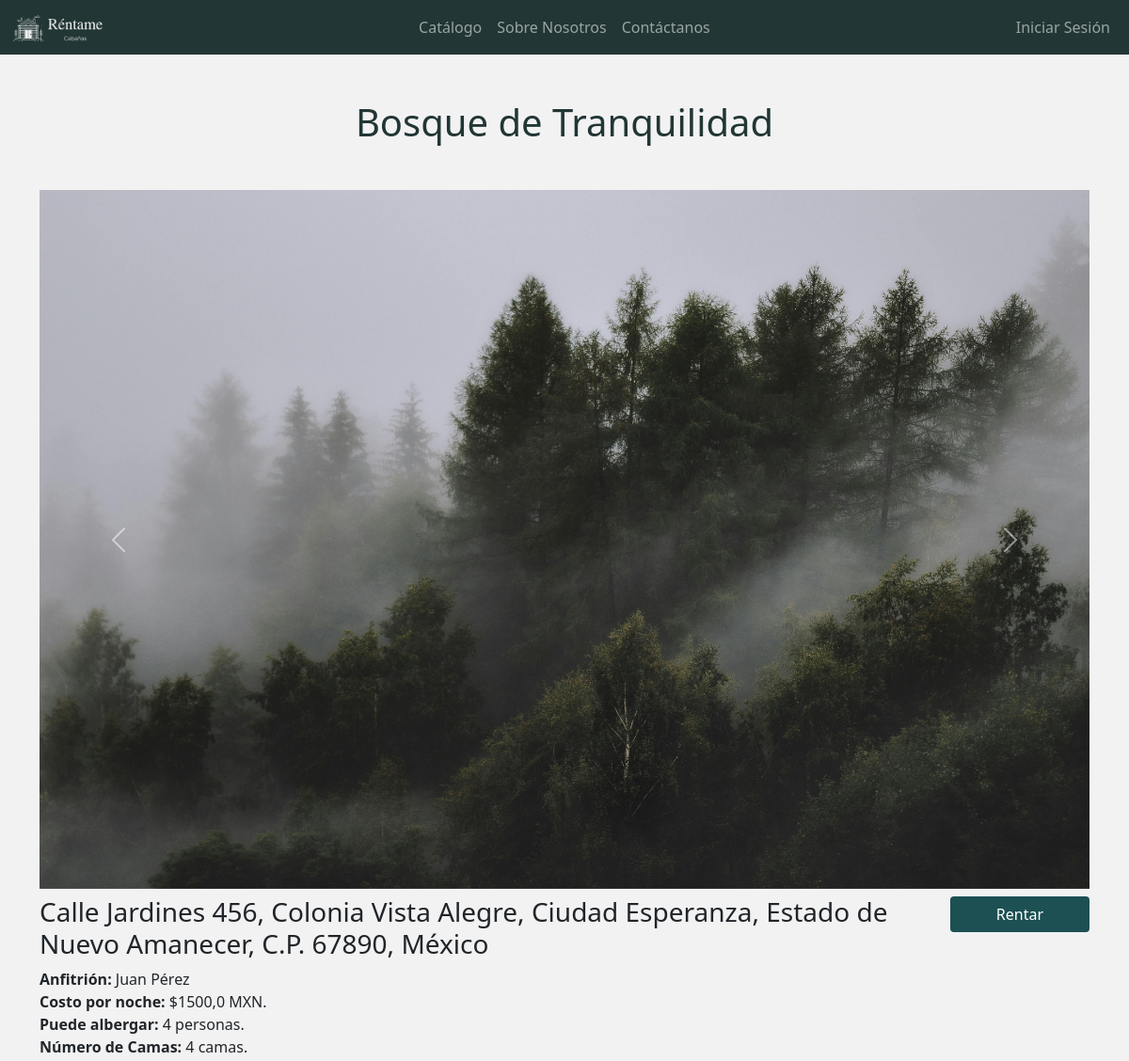
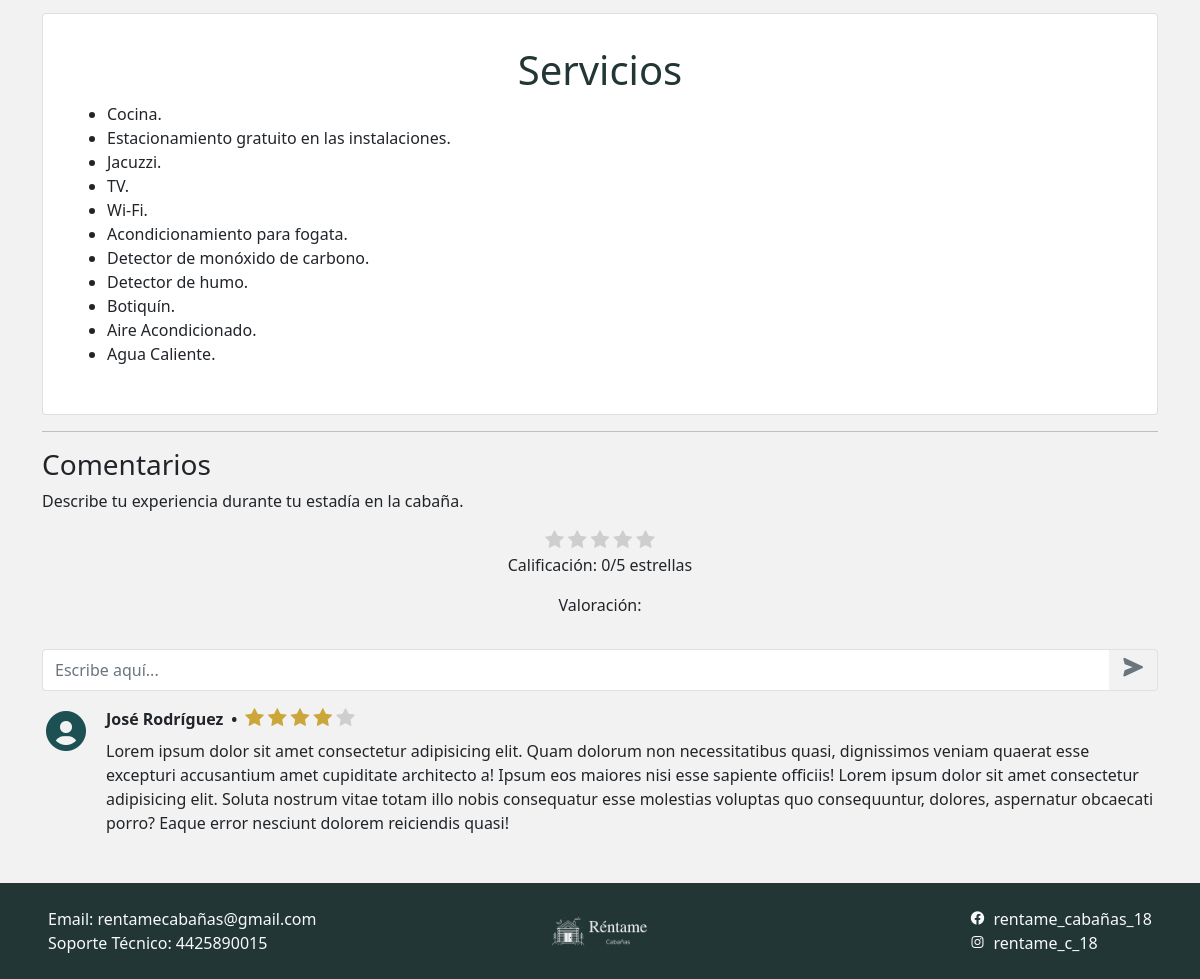
The page /vista_cabana_usuario/1 on the database its author committed (2 pictures, top to bottom).
### admin_cabanas/models.py (models this page shows, shortened)
class Cabana(models.Model):
    id = models.AutoField(primary_key=True)
    nombre = models.CharField(max_length=80)
    anfitrion = models.CharField(max_length=80)
    capacidad = models.IntegerField()
    camas = models.IntegerField()
    costo_noche = models.FloatField()
    servicios = RichTextField(max_length=500)
    ubicacion = models.TextField()
    descripcion = RichTextField(max_length=300) #Agregar a settings:   'ckeditor',
    creado = models.DateTimeField(auto_now_add=True, null=True) #Fecha y tiempo
    actualizado = models.DateTimeField(auto_now=True, null=True)
    class Meta:
        verbose_name="Cabaña"
        verbose_name_plural="Cabañas"
        ordering = ["-creado"]

### cabanas/views.py (the view)
# urls.py: path('vista_cabana_usuario/<int:id>', views_cabanas.vista_cabana_usuario, name='Vista_Cabana_Usuario'),
def vista_cabana_usuario(request, id):
    cabana = Cabana.objects.get(id=id)
    return render(request, 'cabanas/vista_cabana_usuario.html', {'cabanas':cabana})

### cabanas/templates/cabanas/vista_cabana_usuario.html (shortened to what this page needs)
{% extends "cabanas/layout.html" %}
{% block nombreApartado %}{{cabanas.nombre}}{% endblock nombreApartado %}
{% load static %}
{% block contenido %}
<div id="carouselExampleControls" class="carousel slide" data-bs-ride="carousel">
  <div class="carousel-inner">
    <div class="carousel-item active">
      <img src="{% static 'cabanas/images/fondo_contacto.jpg' %}" class="d-block w-100">
    </div>
  </div>
  <button class="carousel-control-prev" type="button" data-bs-target="#carouselExampleControls" data-bs-slide="prev">
    <span class="carousel-control-prev-icon" aria-hidden="true"></span>
  </button>
  <button class="carousel-control-next" type="button" data-bs-target="#carouselExampleControls" data-bs-slide="next">
    <span class="carousel-control-next-icon" aria-hidden="true"></span>
  </button>
</div>
<div class="d-flex bd-highlight">
  <p class="h3 fw-light w-100 bd-highlight my-2">{{cabanas.ubicacion}}</p>
  <form action="{% url "Rentar_Cabana" %}" id="renta" method="get">
    <button type="submit" form="renta" value="Submit" class="btn-sample btn mb-3 px-5 my-2">Rentar</button>
  </form>
</div>
<p class="card-text"><b>Anfitrión: </b> {{cabanas.anfitrion}} <br> <b>Costo por noche: </b>${{cabanas.costo_noche}} MXN. <br> <b>Puede albergar: </b> {{cabanas.capacidad}} personas. <br> <b>Número de Camas: </b>{{cabanas.camas}} camas.</p>
<div class="card p-3">
  <div class="card-body">
    <div class="text-center">
      <h1 class="mb-2 h-title text-center h1 fw-normal">Servicios</h1>
    </div>
     {{cabanas.servicios|safe}}
  </div>
</div>
<hr>
<p class="h3 fw-light w-100 bd-highlight my-2">Comentarios</p>
<p>Describe tu experiencia durante tu estadía en la cabaña.</p>
<div class="ratings pb-3" id="rating">
  <span class="fa fa-star animated-star" data-value="1"></span>
  <span class="fa fa-star animated-star" data-value="2"></span>
  <span class="fa fa-star animated-star" data-value="3"></span>
  <span class="fa fa-star animated-star" data-value="4"></span>
  <span class="fa fa-star animated-star" data-value="5"></span>
  <p id="Calificación-value">Calificación: 0/5 estrellas</p>
  <p id="calif">Valoración: </p>
</div>
<div class="input-group">
  <input type="text" class="form-control border-end-0 border" placeholder="Escribe aquí...">
  <button type="button" class="btn btn-outline-secondary border-start-0 border" type="button"><i class='bx bx-sm bxs-send'></i></button>
</div>
<div class="d-flex align-items-start mt-3">
  <div class="flex-shrink-0">
    <i class='bx bx-lg bxs-user-circle' style="color: #1c5052"></i>
  </div>
  <div class="flex-grow-1 ms-3">
    <div class="d-flex align-items-center mb-2">
      <b>José Rodríguez </b>
      <b class="px-2"> • </b>
      <div class="ratings">
        <i class="fa fa-star rating-color"></i>
        <i class="fa fa-star rating-color"></i>
        <i class="fa fa-star rating-color"></i>
        <i class="fa fa-star rating-color"></i>
        <i class="fa fa-star"></i>
      </div>
    </div>
    <p class="mb-0">
      Lorem ipsum dolor sit amet consectetur adipisicing elit. Quam dolorum non necessitatibus quasi, dignissimos veniam quaerat esse excepturi accusantium amet cupiditate architecto a! Ipsum eos maiores nisi esse sapiente officiis! Lorem ipsum dolor sit amet consectetur adipisicing elit. Soluta nostrum vitae totam illo nobis consequatur esse molestias voluptas quo consequuntur, dolores, aspernatur obcaecati porro? Eaque error nesciunt dolorem reiciendis quasi!
    </p>
  </div>
</div>
{% endblock %}

### cabanas/static/cabanas/css/estilo.css (style rules this page uses)
body { margin: 0; font-size: 1rem; font-weight: 400; color: #212529; text-align: left; background-color: #f2f2f2 !important; }
.ratings { text-align: center; }
.ratings i { color: #cecece; font-size: 20px; }
.rating-color { color: #CBA73B !important; }
hr { border: 0; height: 1px; background-color: #0a0c0d; }
.h-title { color: #213635 !important; }
.btn-sample { color: #ffffff !important; background-color: #1C5052 !important; border-color: #1C5052; }

### cabanas/static/cabanas/css/estrellas.css (style rules this page uses)
.ratings { text-align: center; }
.ratings span { color: #cecece; font-size: 20px; cursor: pointer; transition: color 0.2s, transform 0.2s; }
.ratings span.animated-star { animation: star-animation 1s ease-in-out infinite; }

### rows shown on the page
Cabana: nombre "Bosque de Tranquilidad", ubicacion "Calle Jardines 456, Colonia Vista Alegre, Ciudad Esperanza, Estado de Nuevo Amanecer, C.P. 67890, México", anfitrion "Juan Pérez", costo_noche "1500,0", capacidad "4", camas "4", servicios "Cocina. Estacionamiento gratuito en las instalaciones. Jacuzzi. TV. Wi-Fi. Acondicionamiento para fogata. Detector de monóxido de carbono. Detector de humo. Botiquín. Aire Acondicionado. Agua Caliente."
